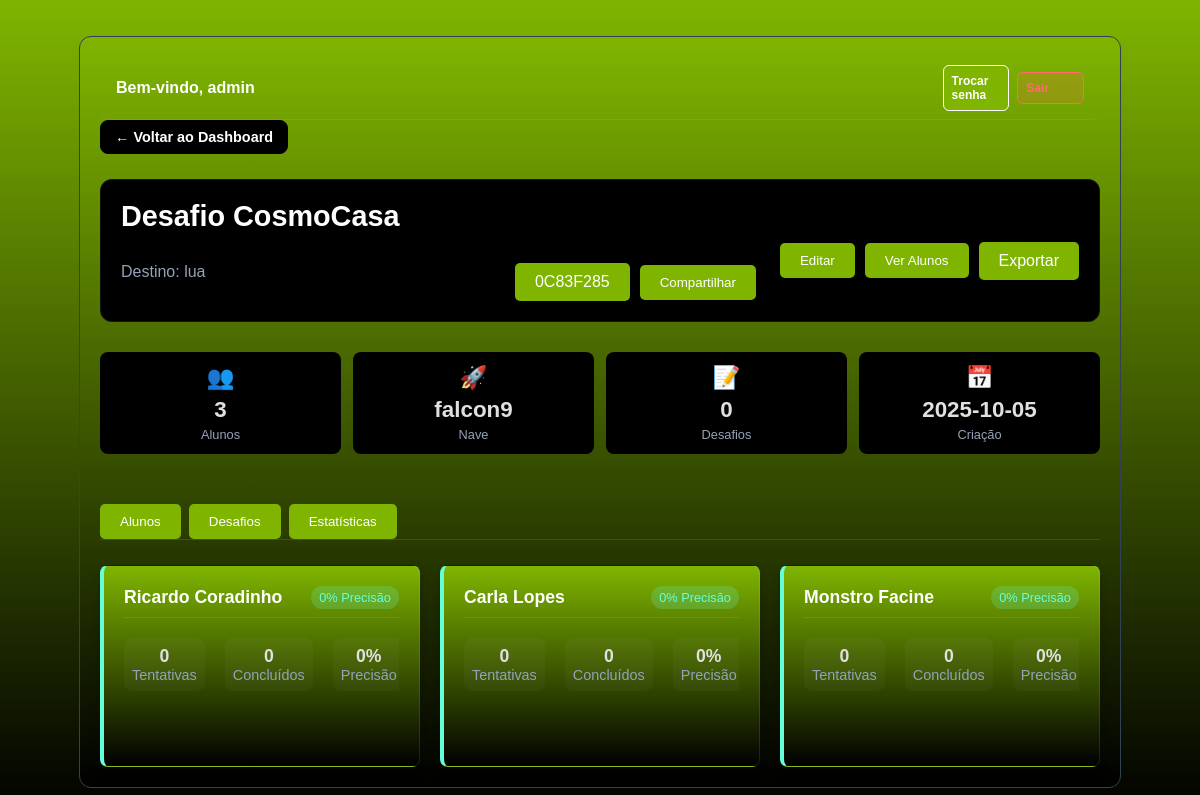
The app's page /professor/sala/0C83F285 (signed in) with its own data.
### tables this page shows
CREATE TABLE admins (
                    id INTEGER PRIMARY KEY AUTOINCREMENT,
                    username TEXT UNIQUE NOT NULL,
                    password_hash TEXT NOT NULL,
                    must_change INTEGER DEFAULT 1,
                    created_at TEXT
                );

CREATE TABLE salas_virtuais (
                    id INTEGER PRIMARY KEY AUTOINCREMENT,
                    codigo_sala TEXT UNIQUE NOT NULL,
                    professor_id INTEGER NOT NULL,
                    nome_sala TEXT NOT NULL,
                    destino TEXT NOT NULL,
                    nave_id TEXT NOT NULL,
                    desafios_json TEXT NOT NULL,
                    ativa BOOLEAN DEFAULT 1,
                    data_criacao DATETIME DEFAULT CURRENT_TIMESTAMP,
                    data_expiracao DATETIME, desafio_selecionado_index INTEGER,
                    FOREIGN KEY (professor_id) REFERENCES professores (id)
                );

CREATE TABLE alunos (
                    id INTEGER PRIMARY KEY AUTOINCREMENT,
                    sala_id INTEGER NOT NULL,
                    nome TEXT NOT NULL,
                    email TEXT,
                    progresso_json TEXT,
                    data_ingresso DATETIME DEFAULT CURRENT_TIMESTAMP, excluir_ranking INTEGER DEFAULT 0,
                    FOREIGN KEY (sala_id) REFERENCES salas_virtuais (id)
                );

### routes/professor.py (the view)
@professor_bp.route('/sala/<codigo_sala>', endpoint='professor_sala_detalhes')
def sala_detalhes(codigo_sala):
    print(f'Função sala_detalhes chamada para código: {codigo_sala}')  # Print de depuração
    must_change_admin = 0
    professor_nome = session.get('professor_nome') or 'Administrador'
    sala_db = db_manager.buscar_sala_por_codigo_any(codigo_sala)
    if sala_db:
        try:
            alunos = db_manager.buscar_alunos_por_sala(sala_db['id'])
        except Exception:
            alunos = []
        try:
            ranking = db_manager.obter_ranking_sala(sala_db['id'], limit=500)
        except Exception:
            ranking = []
        stats_map = {r.get('id') or r.get('aluno_id'): r for r in ranking}
        for aluno in alunos:
            st = stats_map.get(aluno.get('id'))
            if st:
                aluno['tentativas'] = st.get('tentativas') or 0
                aluno['concluidos'] = st.get('concluidos') or 0
                aluno['total'] = st.get('total') or 0
                tent = aluno['tentativas'] or 0
                concl = aluno['concluidos'] or 0
                aluno['precisao_pct'] = int(round((concl / tent) * 100)) if tent else 0
            else:
                aluno['tentativas'] = 0
                aluno['concluidos'] = 0
                aluno['total'] = 0
                aluno['precisao_pct'] = 0
        for aluno in alunos:
            base = url_for('aluno.aluno_login', codigo_sala=codigo_sala, _external=True)
            try:
                from urllib.parse import urlencode
                aluno['acesso_url'] = f"{base}?" + urlencode({'nome': aluno.get('nome', '')})
            except Exception:
                aluno['acesso_url'] = base
        try:
            desafios = json.loads(sala_db.get('desafios_json') or '[]')
        except Exception:
            desafios = []
        try:
            desempenho_desafios = db_manager.obter_estatisticas_por_desafio(sala_db['id'])
        except Exception:
            desempenho_desafios = []
        try:
            tentativas_total = sum((a.get('tentativas') or 0) for a in alunos)
            concluidos_total = sum((a.get('concluidos') or 0) for a in alunos)
            total_pontos = sum((a.get('total') or 0) for a in alunos)
            alunos_total = len(alunos)
            precisao_geral_pct = int(round((concluidos_total / tentativas_total) * 100)) if tentativas_total else 0
            media_pontos_aluno = (total_pontos / alunos_total) if alunos_total else 0.0
            media_pontos_por_tentativa = (total_pontos / tentativas_total) if tentativas_total else 0.0
            turma_stats = {
                'alunos_total': alunos_total,
                'tentativas_total': tentativas_total,
                'concluidos_total': concluidos_total,
                'precisao_geral_pct': precisao_geral_pct,
                'media_pontos_aluno': media_pontos_aluno,
                'media_pontos_por_tentativa': media_pontos_por_tentativa
            }
        except Exception:
            turma_stats = {
                'alunos_total': len(alunos),
                'tentativas_total': 0,
                'concluidos_total': 0,
                'precisao_geral_pct': 0,
                'media_pontos_aluno': 0.0,
                'media_pontos_por_tentativa': 0.0
            }
        try:
            if session.get('user_role') == 'admin':
                with sqlite3.connect(db_manager.db_path) as conn:
                    cursor = conn.cursor()
                    cursor.execute('SELECT must_change FROM admins WHERE username = ?', ('admin',))
                    row = cursor.fetchone()
                    if row:
                        must_change_admin = row[0] or 0
        except Exception:
            logging.exception('Falha ao obter flag must_change do admin (detalhes)')
        sala_view = {
            'codigo_sala': sala_db.get('codigo_sala'),
            'nome_sala': sala_db.get('nome_sala'),
            'destino': sala_db.get('destino'),
            'nave_id': sala_db.get('nave_id'),
            'data_criacao': sala_db.get('data_criacao'),
            'ativa': sala_db.get('ativa'),
            'alunos': alunos,
            'desafios': desafios,
            'desafio_selecionado_index': sala_db.get('desafio_selecionado_index')
        }
        return render_template(
            'professor_sala_detalhes.html',
            sala=sala_view,
            alunos=alunos,
            turma_stats=turma_stats,
            desempenho_desafios=desempenho_desafios,
            must_change_admin=must_change_admin,
            professor_nome=professor_nome,
        )
    return "Sala não encontrada", 404

### templates/professor_sala_detalhes.html (shortened to what this page needs)
<!DOCTYPE html>
<html lang="pt-br">
<head>
    <link rel="stylesheet" href="{{ url_for('static', filename='css/style.css') }}">
    <link rel="stylesheet" href="{{ url_for('static', filename='css/detalhes.css') }}">
</head>
<body class="conteudo-centralizado">
    <div class="main-container">
        <div class="topbar">
            <div class="user">Bem-vindo, {{ professor_nome or 'Professor' }}</div>
            <div class="topbar-actions">
                <a href="{{ url_for('professor.professor_reset_password', next=request.path) }}" class="action-btn">Trocar senha</a>
                <a href="{{ url_for('professor.professor_logout') }}" class="action-btn danger">Sair</a>
            </div>
        </div>
        <a href="{{ url_for('professor.professor_dashboard') }}" class="back-btn">
            &larr; Voltar ao Dashboard
        </a>
        <header class="room-header">
            <div class="room-left">
                <h1 class="room-title">
                    {% set idx = sala.desafio_selecionado_index %}
                    {% if sala.desafios and idx is not none and idx >= 0 and idx < sala.desafios|length %}
                        {{ sala.desafios[idx]['titulo'] or 'Desafio CosmoCasa' }}
                    {% elif sala.desafios %}
                        {{ sala.desafios[0]['titulo'] or 'Desafio CosmoCasa' }}
                    {% else %}
                        Desafio CosmoCasa
                    {% endif %}
                </h1>
                <div class="room-subtitle">
                    <span class="room-destination">Destino: {{ sala.destino }}</span>
                    <div class="room-code-section">
                        <span class="botao" id="share-code">{{ sala.codigo_sala }}</span>
                        <button class="botao" type="botao" onclick="copiarCodigo()">Compartilhar</button>
                    </div>
                </div>
            </div>
            <div class="room-right">
                <button class="botao" type="button" onclick="showTab('desafios')">Editar</button>
                <button class="botao" type="button" onclick="showTab('alunos')">Ver Alunos</button>
                <a class="botao" href="{{ url_for('professor.professor_sala_exportar', codigo_sala=sala.codigo_sala) }}" target="_blank" rel="noopener">Exportar</a>
            </div>
        </header>
        <div class="room-info-grid">
                <div class="info-card">
                    <div class="info-icon">&#x1F465;</div>
                    <span class="info-number">{{ sala.alunos|length }}</span>
                    <span class="info-label">Alunos</span>
                </div>
                <div class="info-card">
                    <div class="info-icon">&#x1F680;</div>
                    <span class="info-number">{{ sala.nave_id }}</span>
                    <span class="info-label">Nave</span>
                </div>
                <div class="info-card">
                    <div class="info-icon">&#x1F4DD;</div>
                    <span class="info-number">{{ sala.desafios|length }}</span>
                    <span class="info-label">Desafios</span>
                </div>
                <div class="info-card">
                    <div class="info-icon">&#x1F4C5;</div>
                    <span class="info-number">{{ sala.data_criacao[:10] }}</span>
                    <span class="info-label">Criação</span>
                </div>
            </div>
        <div class="tabs">
            <button id="tabbtn-alunos" class="botao active" onclick="showTab('alunos')">Alunos</button>
            <button id="tabbtn-desafios" class="botao" onclick="showTab('desafios')">Desafios</button>
            <button id="tabbtn-estatisticas" class="botao" onclick="showTab('estatisticas')">Estatísticas</button>
        </div>
        <div id="tab-alunos" class="tab-content active">
            {% if sala.alunos %}
                <div class="card-grid">
                    {% for aluno in sala.alunos %}
                        <div class="card student-card" tabindex="0">
                            <div class="card-header">
                                <h3 class="card-title" title="{{ aluno.nome }}">{{ aluno.nome }}</h3>
                                <span class="card-badge">{{ aluno.precisao_pct }}% Precisão</span>
                            </div>
                            <div class="card-content">
                                <div class="reveal-on-hover">
            <div class="student-stats">
                                        <div class="student-stat">
                                            <span class="stat-value">{{ aluno.tentativas }}</span>
                                            <span class="stat-label">Tentativas</span>
                                        </div>
                                        <div class="student-stat">
                                            <span class="stat-value">{{ aluno.concluidos }}</span>
                                            <span class="stat-label">Concluídos</span>
                                        </div>
                                        <div class="student-stat">
                                            <span class="stat-value">{{ aluno.precisao_pct }}%</span>
                                            <span class="stat-label">Precisão</span>
                                        </div>
                                    </div>
                                </div>
                            </div>
                        </div>
                    {% endfor %}
                </div>
            {% else %}
                <div class="empty-state">
                    <div class="empty-icon">&#x1F465;</div>
                    <h3>Nenhum aluno matriculado</h3>
                    <p>Compartilhe o código da sala para que seus alunos possam entrar.</p>
                </div>
            {% endif %}
        </div>
    </div>
</body>
</html>

### records on screen
admins: username "admin"
salas_virtuais: destino "lua", codigo_sala "0C83F285", nave_id "falcon9", data_criacao "2025-10-05"
alunos: nome "Ricardo Coradinho", precisao_pct "0", tentativas "0", concluidos "0"
alunos: nome "Carla Lopes", precisao_pct "0", tentativas "0", concluidos "0"
alunos: nome "Monstro Facine", precisao_pct "0", tentativas "0", concluidos "0"

### other values on screen
{{ sala.alunos|length }} "3"
{{ sala.desafios|length }} "0"
